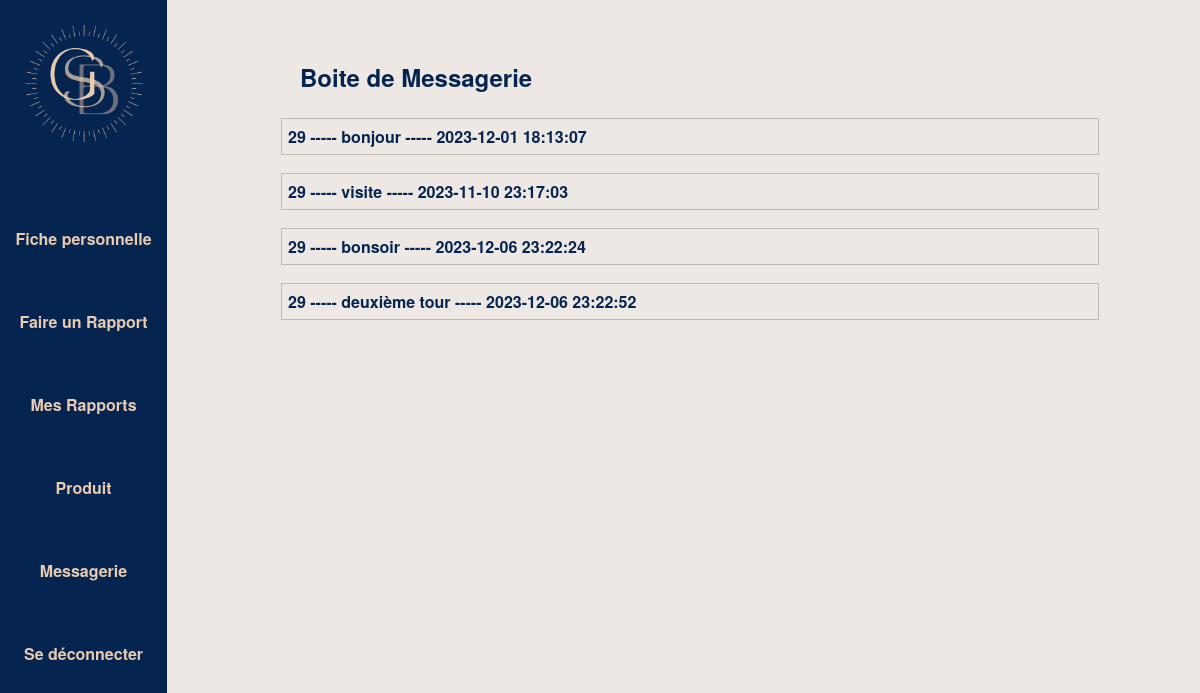
/index.php?page=BoiteMail (signed in), run on the app's committed database.
### tables this page shows
CREATE TABLE `Mail` (
  `id_mail` int(11) NOT NULL,
  `objet` text DEFAULT NULL,
  `date` datetime DEFAULT NULL,
  `message` text DEFAULT NULL,
  `id_visiteur` int(11) DEFAULT NULL,
  `id_delegue` int(11) DEFAULT NULL,
  `lu` tinyint(1) DEFAULT NULL
);

### Model/VBoiteMail.php (called while the page is built, shortened)
<?php
$bdd = new PDO('mysql:host=localhost;dbname=AppCR;charset=utf8;', 'root', '', array(PDO::ATTR_PERSISTENT => true));
try {
    $idvisiteur = $_SESSION["Id_user"];
    $requeteMail = $bdd->query("SELECT * FROM Mail m INNER JOIN Visiteur v WHERE v.Id_user = $idvisiteur");
    $resultatsMail = $requeteMail->fetchAll(PDO::FETCH_ASSOC);
} catch (PDOException $e) {
    echo "Erreur de récupération dans la base de données : " . $e->getMessage();
}
?>

### View/Navigation/VBoiteMailVue.php (the view, shortened to what this page needs)
<div></div>
<div id="container_historiqueCR">
    <h2 class="TitlePage">Boite de Messagerie</h2>
    <?php
    foreach ($resultatsMail as $row) {
        echo "
                        <details class='historiqueCR gras'>
                            <summary>
                                {$row['id_delegue']} ----- {$row['objet']} ----- <span class='MailDate'>{$row['date']}</span>
                                <input name='idMail' type='hidden' value='{$row['id_mail']}'>
                            </summary>
                            <h3 class='commentaireCR'><span>Commentaire : </span>{$row['message']}</h3><br>
                            <input id='ButtonLireMail' type='submit' name='boutton' value='Marquer comme lu'>
                        </details> <br>
                    ";
    }
    ?>
</div>

### View/Asset/Style/Commun.css (style rules this page uses)
* { margin: 0; padding: 0; list-style-type: none; text-decoration: none; }
html { height: 100%; }
body { background-color: #EDE8E4; height: 100%; display: grid; grid-template-rows: 100%; grid-template-columns: 15% 85%; }

### View/Asset/Style/Visiteur.css (style rules this page uses)
.TitlePage { margin-left: 10vw; margin-top: 5vw; margin-bottom: 2vw; font-size: 2vw; color: #052550; font-family: "Helvetica Neue"; }
.historiqueCR { margin: 0 auto; width: 80%; border: 1px solid #bdbab7; }
.historiqueCR summary { color: #052550; font-family: "Helvetica Neue"; padding: 0.5vw; }
.historiqueCR summary span { font-weight: bold; }
.gras { font-weight: bold; }

### data on the page
mail: id_delegue "29", objet "bonjour", date "2023-12-01 18:13:07"
mail: id_delegue "29", objet "visite", date "2023-11-10 23:17:03"
mail: id_delegue "29", objet "bonsoir", date "2023-12-06 23:22:24"
mail: id_delegue "29", objet "deuxième tour", date "2023-12-06 23:22:52"
